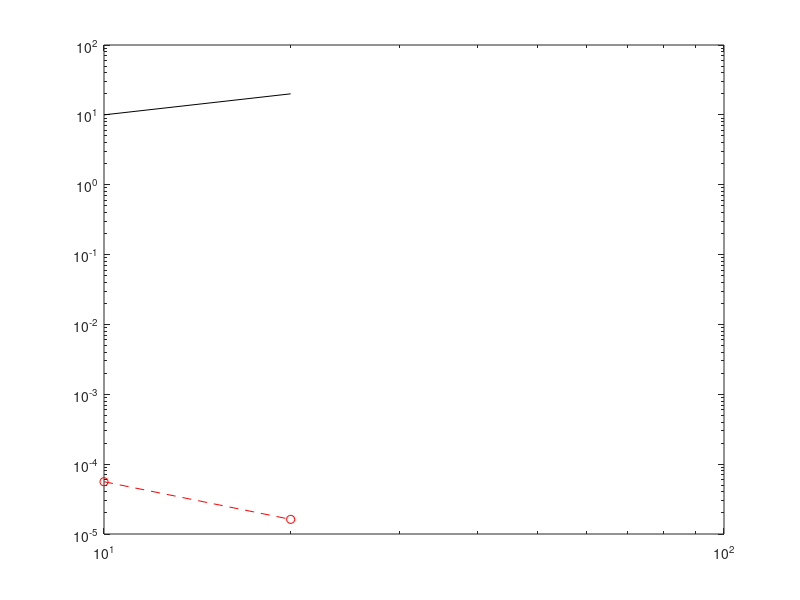

Here is the MATLAB script that generated this plot: (Note: this script raises an error after producing the figure.)
% The skeleton function of time_LU. Add your code to it...
clear all  % this is a script, so there may be variables floating around in the workspace
rng(1)

ns = [10 20];

for i=1:length(ns)
    n = ns(i)    
    A = 1; b = 2;
    
    % Time solving Ax=b. 
    tic; x_ml = inv(A)*b; time_ml(i) = toc;        
end

loglog(ns, time_ml, 'ro--')
hold on % for other plots
loglog(ns, ns, 'k-')
legend('scalar solve', 'O(n)', 'Location', 'NW')
xlabel('n'); ylabel('time (sec)')
